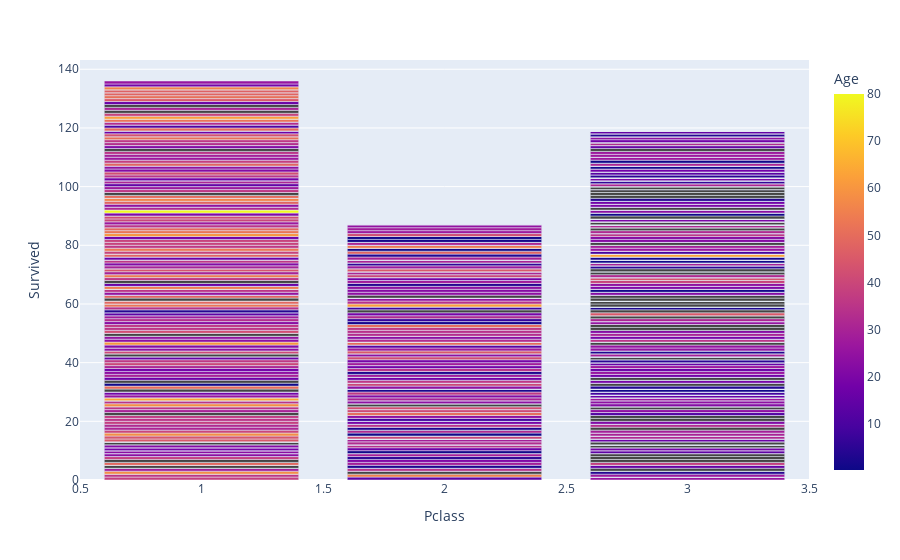

The code cell stored with this chart in its notebook:
### Code cell
px.bar(df, x = 'Pclass', y = 'Survived', color = 'Age')

### Figure 1 — Plotly figure (JSON) as saved in the notebook; plotly's stock layout.template omitted (floating-point values rounded to 4 significant figures; data arrays with more than 128 entries replaced by an {"elided": "..."} marker saying what was removed)
{"data": [{"alignmentgroup": "True", "hovertemplate": "Pclass=%{x}<br>Survived=%{y}<br>Age=%{marker.color}<extra></extra>", "legendgroup": "", "marker": {"color": {"elided": "1309 float values"}, "coloraxis": "coloraxis", "pattern": {"shape": ""}}, "name": "", "offsetgroup": "", "orientation": "v", "showlegend": false, "textposition": "auto", "type": "bar", "x": {"elided": "1309 int values"}, "xaxis": "x", "y": {"elided": "1309 int values"}, "yaxis": "y"}], "layout": {"barmode": "relative", "coloraxis": {"colorbar": {"title": {"text": "Age"}}, "colorscale": [[0, "#0d0887"], [0.1111, "#46039f"], [0.2222, "#7201a8"], [0.3333, "#9c179e"], [0.4444, "#bd3786"], [0.5556, "#d8576b"], [0.6667, "#ed7953"], [0.7778, "#fb9f3a"], [0.8889, "#fdca26"], [1, "#f0f921"]]}, "legend": {"tracegroupgap": 0}, "margin": {"t": 60}, "xaxis": {"anchor": "y", "domain": [0, 1], "title": {"text": "Pclass"}}, "yaxis": {"anchor": "x", "domain": [0, 1], "title": {"text": "Survived"}}}}
